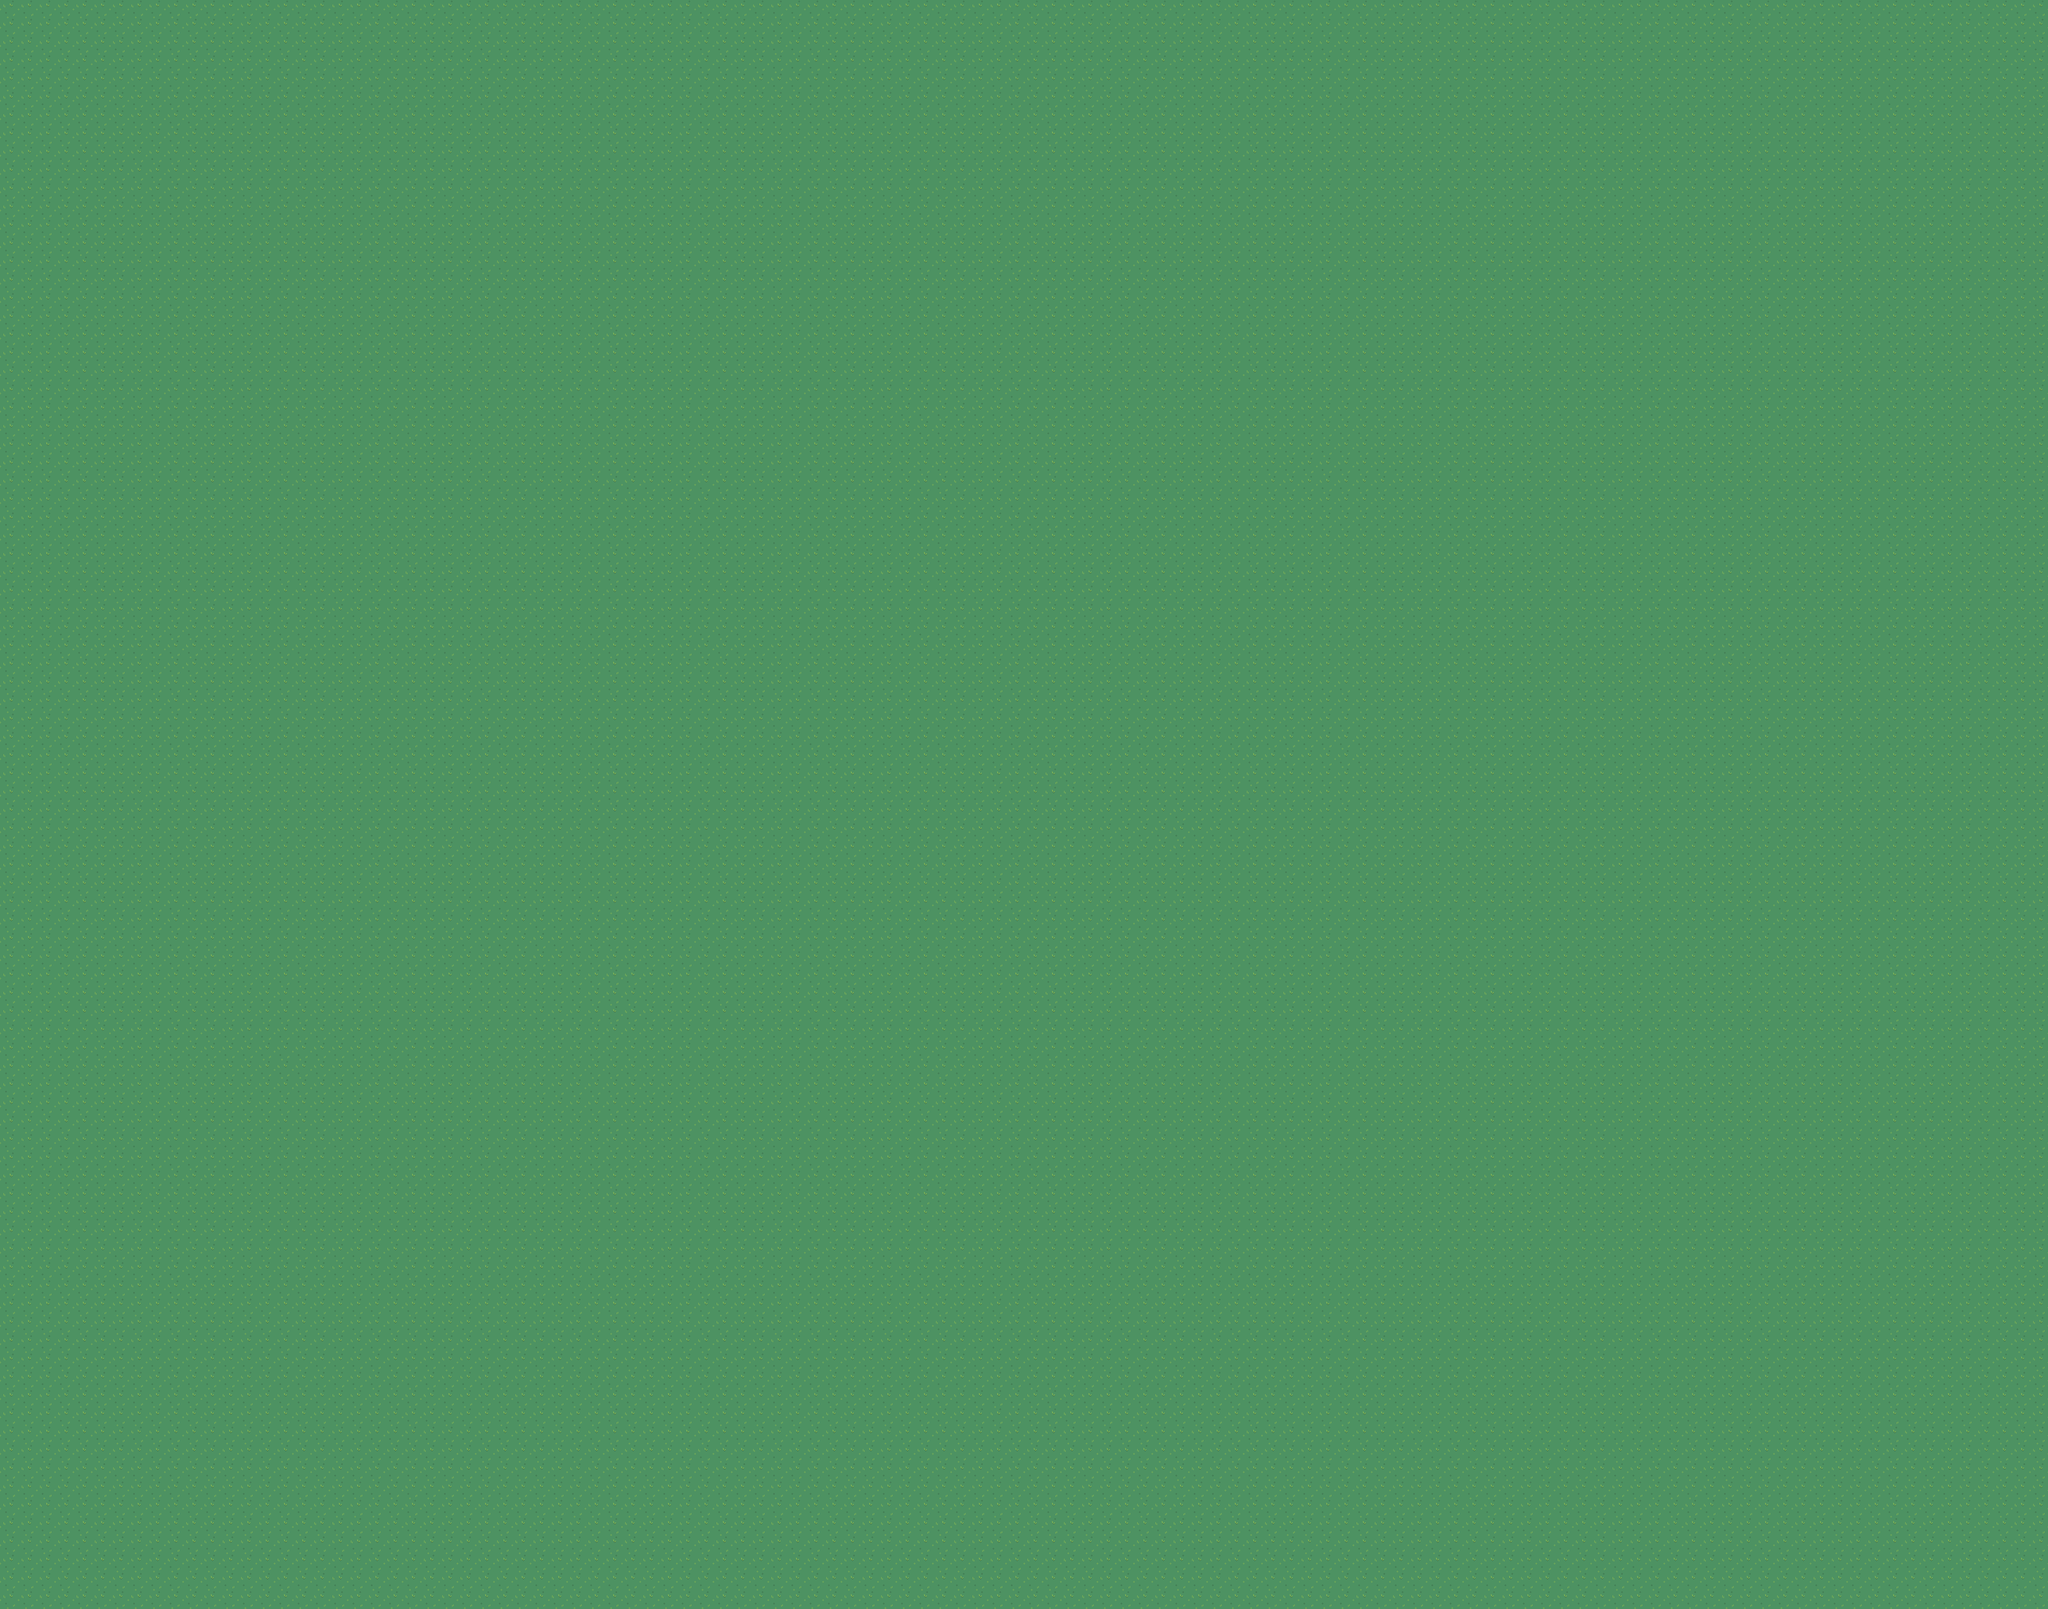

This is a level from a 2D game, rendered from its Tiled map with the project's own tilesets. A one-line summary and the map file follow, with tile-layer data summarised:
An orthogonal 224x176 tile map with 16x16 px tiles, 1 tile layer (background), 2 tilesets.

<map version="1.9" tiledversion="1.9.2" orientation="orthogonal" renderorder="right-down" width="224" height="176" tilewidth="16" tileheight="16" infinite="0" nextlayerid="10" nextobjectid="18">
 <tileset firstgid="1" source="nature.tsx" />
 <tileset firstgid="721" source="automne.tsx" />
 <layer id="1" name="background" width="224" height="176" locked="1">
  <data>[39424 cells, 39424 non-empty, 4 distinct tile ids]</data>
 </layer>
</map>
